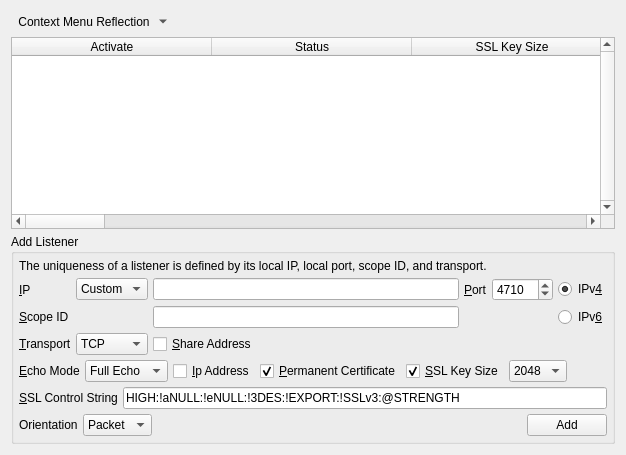
              <widget class="QWidget" name="layoutWidget">
               <layout class="QVBoxLayout" name="verticalLayout_6">
                <property name="spacing">
                 <number>5</number>
                </property>
                <item>
                 <layout class="QHBoxLayout" name="horizontalLayout_10">
                  <property name="spacing">
                   <number>5</number>
                  </property>
                  <item>
                   <widget class="QToolButton" name="listenersActionMenu">
                    <property name="toolTip">
                     <string>Context Menu</string>
                    </property>
                    <property name="text">
                     <string>Context Menu Reflection</string>
                    </property>
                    <property name="icon">
                     <iconset resource="../Icons/icons.qrc">
                      <normaloff>:/generic/menu.png</normaloff>:/generic/menu.png</iconset>
                    </property>
                    <property name="popupMode">
                     <enum>QToolButton::MenuButtonPopup</enum>
                    </property>
                    <property name="autoRaise">
                     <bool>true</bool>
                    </property>
                   </widget>
                  </item>
                  <item>
                   <spacer name="horizontalSpacer_20">
                    <property name="orientation">
                     <enum>Qt::Horizontal</enum>
                    </property>
                    <property name="sizeHint" stdset="0">
                     <size>
                      <width>40</width>
                      <height>20</height>
                     </size>
                    </property>
                   </spacer>
                  </item>
                 </layout>
                </item>
                <item>
                 <widget class="QTableWidget" name="listeners">
                  <property name="verticalScrollBarPolicy">
                   <enum>Qt::ScrollBarAlwaysOn</enum>
                  </property>
                  <property name="alternatingRowColors">
                   <bool>true</bool>
                  </property>
                  <property name="selectionMode">
                   <enum>QAbstractItemView::SingleSelection</enum>
                  </property>
                  <property name="selectionBehavior">
                   <enum>QAbstractItemView::SelectRows</enum>
                  </property>
                  <property name="horizontalScrollMode">
                   <enum>QAbstractItemView::ScrollPerPixel</enum>
                  </property>
                  <property name="sortingEnabled">
                   <bool>true</bool>
                  </property>
                  <attribute name="horizontalHeaderDefaultSectionSize">
                   <number>200</number>
                  </attribute>
                  <attribute name="horizontalHeaderShowSortIndicator" stdset="0">
                   <bool>true</bool>
                  </attribute>
                  <attribute name="horizontalHeaderStretchLastSection">
                   <bool>true</bool>
                  </attribute>
                  <column>
                   <property name="text">
                    <string>Activate</string>
                   </property>
                  </column>
                  <column>
                   <property name="text">
                    <string>Status</string>
                   </property>
                  </column>
                  <column>
                   <property name="text">
                    <string>SSL Key Size</string>
                   </property>
                  </column>
                  <column>
                   <property name="text">
                    <string>Local IP</string>
                   </property>
                  </column>
                  <column>
                   <property name="text">
                    <string>Local Port</string>
                   </property>
                  </column>
                  <column>
                   <property name="text">
                    <string>Scope ID</string>
                   </property>
                  </column>
                  <column>
                   <property name="text">
                    <string>Protocol</string>
                   </property>
                  </column>
                  <column>
                   <property name="text">
                    <string>External IP</string>
                   </property>
                  </column>
                  <column>
                   <property name="text">
                    <string>External Port</string>
                   </property>
                  </column>
                  <column>
                   <property name="text">
                    <string>Connections</string>
                   </property>
                  </column>
                  <column>
                   <property name="text">
                    <string>Max. Conn.</string>
                   </property>
                  </column>
                  <column>
                   <property name="text">
                    <string>Echo Mode</string>
                   </property>
                  </column>
                  <column>
                   <property name="text">
                    <string>Use Accounts</string>
                   </property>
                  </column>
                  <column>
                   <property name="text">
                    <string>Max. Buffer Size (Bytes)</string>
                   </property>
                  </column>
                  <column>
                   <property name="text">
                    <string>Max. Content Length (Bytes)</string>
                   </property>
                  </column>
                  <column>
                   <property name="text">
                    <string>Transport</string>
                   </property>
                  </column>
                  <column>
                   <property name="text">
                    <string>Share Address</string>
                   </property>
                  </column>
                  <column>
                   <property name="text">
                    <string>Certificate SHA-512 Hash</string>
                   </property>
                  </column>
                  <column>
                   <property name="text">
                    <string>Orientation</string>
                   </property>
                  </column>
                  <column>
                   <property name="text">
                    <string>SSL Control String</string>
                   </property>
                  </column>
                  <column>
                   <property name="text">
                    <string>OID</string>
                   </property>
                  </column>
                 </widget>
                </item>
                <item>
                 <widget class="QGroupBox" name="groupBox_7">
                  <property name="title">
                   <string>Add Listener</string>
                  </property>
                  <layout class="QVBoxLayout" name="verticalLayout_31">
                   <property name="spacing">
                    <number>5</number>
                   </property>
                   <property name="margin">
                    <number>5</number>
                   </property>
                   <item>
                    <widget class="QLabel" name="label_21">
                     <property name="text">
                      <string>The uniqueness of a listener is defined by its local IP, local port, scope ID, and transport.</string>
                     </property>
                     <property name="wordWrap">
                      <bool>true</bool>
                     </property>
                    </widget>
                   </item>
                   <item>
                    <layout class="QGridLayout" name="gridLayout_2">
                     <property name="spacing">
                      <number>5</number>
                     </property>
                     <item row="1" column="0" colspan="2">
                      <widget class="QLabel" name="listenerScopeIdLabel">
                       <property name="text">
                        <string>&amp;Scope ID</string>
                       </property>
                       <property name="buddy">
                        <cstring>listenerScopeId</cstring>
                       </property>
                      </widget>
                     </item>
                     <item row="0" column="0">
                      <widget class="QLabel" name="label_11">
                       <property name="layoutDirection">
                        <enum>Qt::RightToLeft</enum>
                       </property>
                       <property name="text">
                        <string>&amp;IP</string>
                       </property>
                       <property name="buddy">
                        <cstring>listenerIP</cstring>
                       </property>
                      </widget>
                     </item>
                     <item row="0" column="1">
                      <widget class="QComboBox" name="listenerIPCombo">
                       <property name="sizeAdjustPolicy">
                        <enum>QComboBox::AdjustToContents</enum>
                       </property>
                       <item>
                        <property name="text">
                         <string>Custom</string>
                        </property>
                       </item>
                      </widget>
                     </item>
                     <item row="0" column="2">
                      <widget class="QLineEdit" name="listenerIP"/>
                     </item>
                     <item row="0" column="3">
                      <widget class="QLabel" name="label_12">
                       <property name="sizePolicy">
                        <sizepolicy hsizetype="Minimum" vsizetype="Preferred">
                         <horstretch>0</horstretch>
                         <verstretch>0</verstretch>
                        </sizepolicy>
                       </property>
                       <property name="layoutDirection">
                        <enum>Qt::RightToLeft</enum>
                       </property>
                       <property name="text">
                        <string>&amp;Port</string>
                       </property>
                       <property name="buddy">
                        <cstring>listenerPort</cstring>
                       </property>
                      </widget>
                     </item>
                     <item row="0" column="4">
                      <widget class="QSpinBox" name="listenerPort">
                       <property name="minimum">
                        <number>1</number>
                       </property>
                       <property name="maximum">
                        <number>65535</number>
                       </property>
                       <property name="value">
                        <number>4710</number>
                       </property>
                      </widget>
                     </item>
                     <item row="0" column="5">
                      <widget class="QRadioButton" name="ipv4Listener">
                       <property name="layoutDirection">
                        <enum>Qt::LeftToRight</enum>
                       </property>
                       <property name="text">
                        <string>IPv&amp;4</string>
                       </property>
                       <property name="checked">
                        <bool>true</bool>
                       </property>
                      </widget>
                     </item>
                     <item row="1" column="2">
                      <widget class="QLineEdit" name="listenerScopeId"/>
                     </item>
                     <item row="1" column="5">
                      <widget class="QRadioButton" name="ipv6Listener">
                       <property name="layoutDirection">
                        <enum>Qt::LeftToRight</enum>
                       </property>
                       <property name="text">
                        <string>IPv&amp;6</string>
                       </property>
                      </widget>
                     </item>
                     <item row="2" column="0">
                      <widget class="QLabel" name="label_65">
                       <property name="text">
                        <string>&amp;Transport</string>
                       </property>
                       <property name="buddy">
                        <cstring>listenerTransport</cstring>
                       </property>
                      </widget>
                     </item>
                     <item row="2" column="1">
                      <widget class="QComboBox" name="listenerTransport">
                       <property name="currentIndex">
                        <number>1</number>
                       </property>
                       <property name="sizeAdjustPolicy">
                        <enum>QComboBox::AdjustToContents</enum>
                       </property>
                       <item>
                        <property name="text">
                         <string>SCTP</string>
                        </property>
                       </item>
                       <item>
                        <property name="text">
                         <string>TCP</string>
                        </property>
                       </item>
                       <item>
                        <property name="text">
                         <string>UDP</string>
                        </property>
                       </item>
                      </widget>
                     </item>
                     <item row="2" column="2">
                      <layout class="QHBoxLayout" name="horizontalLayout_63">
                       <property name="spacing">
                        <number>5</number>
                       </property>
                       <item>
                        <widget class="QCheckBox" name="listenerShareAddress">
                         <property name="text">
                          <string>&amp;Share Address</string>
                         </property>
                        </widget>
                       </item>
                       <item>
                        <spacer name="horizontalSpacer_51">
                         <property name="orientation">
                          <enum>Qt::Horizontal</enum>
                         </property>
                         <property name="sizeHint" stdset="0">
                          <size>
                           <width>40</width>
                           <height>20</height>
                          </size>
                         </property>
                        </spacer>
                       </item>
                      </layout>
                     </item>
                    </layout>
                   </item>
                   <item>
                    <layout class="QHBoxLayout" name="horizontalLayout_36">
                     <property name="spacing">
                      <number>5</number>
                     </property>
                     <item>
                      <widget class="QLabel" name="label_38">
                       <property name="text">
                        <string>&amp;Echo Mode</string>
                       </property>
                       <property name="buddy">
                        <cstring>listenersEchoMode</cstring>
                       </property>
                      </widget>
                     </item>
                     <item>
                      <widget class="QComboBox" name="listenersEchoMode">
                       <property name="sizeAdjustPolicy">
                        <enum>QComboBox::AdjustToContents</enum>
                       </property>
                       <item>
                        <property name="text">
                         <string>Full Echo</string>
                        </property>
                       </item>
                       <item>
                        <property name="text">
                         <string>Half Echo</string>
                        </property>
                       </item>
                      </widget>
                     </item>
                     <item>
                      <widget class="QCheckBox" name="recordIPAddress">
                       <property name="sizePolicy">
                        <sizepolicy hsizetype="Minimum" vsizetype="Preferred">
                         <horstretch>0</horstretch>
                         <verstretch>0</verstretch>
                        </sizepolicy>
                       </property>
                       <property name="toolTip">
                        <string>&lt;html&gt;&lt;head/&gt;&lt;body&gt;&lt;p&gt;Record the current external IP address in the listener's certificate. Please do not use this option if you have a dynamic IP address.&lt;/p&gt;&lt;/body&gt;&lt;/html&gt;</string>
                       </property>
                       <property name="text">
                        <string>&amp;Ip Address</string>
                       </property>
                      </widget>
                     </item>
                     <item>
                      <widget class="QCheckBox" name="permanentCertificate">
                       <property name="sizePolicy">
                        <sizepolicy hsizetype="Minimum" vsizetype="Preferred">
                         <horstretch>0</horstretch>
                         <verstretch>0</verstretch>
                        </sizepolicy>
                       </property>
                       <property name="text">
                        <string>&amp;Permanent Certificate</string>
                       </property>
                       <property name="checked">
                        <bool>true</bool>
                       </property>
                      </widget>
                     </item>
                     <item>
                      <widget class="QCheckBox" name="sslListener">
                       <property name="sizePolicy">
                        <sizepolicy hsizetype="Minimum" vsizetype="Preferred">
                         <horstretch>0</horstretch>
                         <verstretch>0</verstretch>
                        </sizepolicy>
                       </property>
                       <property name="text">
                        <string>&amp;SSL Key Size</string>
                       </property>
                       <property name="checked">
                        <bool>true</bool>
                       </property>
                      </widget>
                     </item>
                     <item>
                      <widget class="QComboBox" name="listenerKeySize">
                       <property name="sizeAdjustPolicy">
                        <enum>QComboBox::AdjustToContents</enum>
                       </property>
                       <item>
                        <property name="text">
                         <string>2048</string>
                        </property>
                       </item>
                       <item>
                        <property name="text">
                         <string>3072</string>
                        </property>
                       </item>
                       <item>
                        <property name="text">
                         <string>4096</string>
                        </property>
                       </item>
                       <item>
                        <property name="text">
                         <string>8192</string>
                        </property>
                       </item>
                      </widget>
                     </item>
                     <item>
                      <spacer name="horizontalSpacer_27">
                       <property name="orientation">
                        <enum>Qt::Horizontal</enum>
                       </property>
                       <property name="sizeHint" stdset="0">
                        <size>
                         <width>40</width>
                         <height>20</height>
                        </size>
                       </property>
                      </spacer>
                     </item>
                    </layout>
                   </item>
                   <item>
                    <layout class="QHBoxLayout" name="horizontalLayout_86">
                     <property name="spacing">
                      <number>5</number>
                     </property>
                     <item>
                      <widget class="QLabel" name="label_64">
                       <property name="text">
                        <string>&amp;SSL Control String</string>
                       </property>
                       <property name="buddy">
                        <cstring>listenersSslControlString</cstring>
                       </property>
                      </widget>
                     </item>
                     <item>
                      <widget class="QLineEdit" name="listenersSslControlString">
                       <property name="text">
                        <string>HIGH:!aNULL:!eNULL:!3DES:!EXPORT:!SSLv3:@STRENGTH</string>
                       </property>
                      </widget>
                     </item>
                    </layout>
                   </item>
                   <item>
                    <layout class="QHBoxLayout" name="horizontalLayout_73">
                     <property name="spacing">
                      <number>5</number>
                     </property>
                     <item>
                      <widget class="QLabel" name="label_71">
                       <property name="text">
                        <string>Orientation</string>
                       </property>
                      </widget>
                     </item>
                     <item>
                      <widget class="QComboBox" name="listenerOrientation">
                       <property name="sizeAdjustPolicy">
                        <enum>QComboBox::AdjustToContents</enum>
                       </property>
                       <item>
                        <property name="text">
                         <string>Packet</string>
                        </property>
                       </item>
                       <item>
                        <property name="text">
                         <string>Stream</string>
                        </property>
                       </item>
                      </widget>
                     </item>
                     <item>
                      <spacer name="horizontalSpacer_61">
                       <property name="orientation">
                        <enum>Qt::Horizontal</enum>
                       </property>
                       <property name="sizeHint" stdset="0">
                        <size>
                         <width>40</width>
                         <height>20</height>
                        </size>
                       </property>
                      </spacer>
                     </item>
                     <item>
                      <widget class="QPushButton" name="addListener">
                       <property name="text">
                        <string>Add</string>
                       </property>
                      </widget>
                     </item>
                    </layout>
                   </item>
                  </layout>
                 </widget>
                </item>
               </layout>
              </widget>
